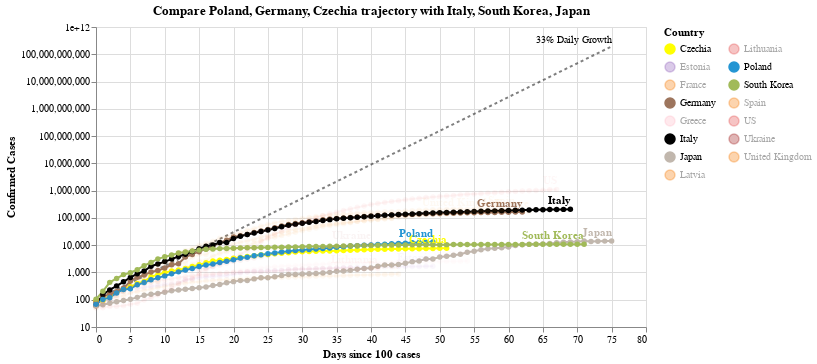

The notebook cell saved with this chart:
### Code cell
#hide_input
chart2 = make_since_chart(['Poland', 'Germany', 'Czechia'])
chart2

### Figure 1 — Vega-Lite specification as saved in the notebook (floating-point values rounded to 4 significant figures; data arrays with more than 128 entries replaced by an {"elided": "..."} marker saying what was removed)
{"config": {"view": {"continuousWidth": 400, "continuousHeight": 300}}, "layer": [{"mark": {"type": "line", "color": "black", "opacity": 0.5, "strokeDash": [3, 3]}, "encoding": {"x": {"type": "quantitative", "field": "Days since 100 cases"}, "y": {"type": "quantitative", "field": "Confirmed Cases"}}}, {"mark": {"type": "text", "align": "right", "dy": -6, "fontSize": 10, "text": "33% Daily Growth"}, "encoding": {"x": {"type": "quantitative", "field": "Days since 100 cases"}, "y": {"type": "quantitative", "field": "Confirmed Cases"}}, "transform": [{"filter": "(datum['Days since 100 cases'] >= 75)"}]}, {"data": {"name": "data-8959463eff2244d0adf91ca3a3ffa43c"}, "mark": {"type": "line", "point": true}, "encoding": {"color": {"type": "nominal", "field": "Country", "legend": {"columns": 2}, "scale": {"domain": ["Czechia", "Estonia", "France", "Germany", "Greece", "Italy", "Japan", "Latvia", "Lithuania", "Poland", "South Korea", "Spain", "US", "Ukraine", "United Kingdom"], "range": ["yellow", "#9467bd", "#F58518", "#9D755D", "pink", "black", "#C1B7AD", "#F58518", "#E45756", "#2495D3", "#A1BA59", "#F58518", "#E45756", "brown", "#F58518"]}}, "opacity": {"condition": {"value": 1, "selection": "selector002"}, "value": 0.05}, "tooltip": [{"type": "nominal", "field": "Country"}, {"type": "temporal", "field": "Date"}, {"type": "quantitative", "field": "Confirmed Cases"}, {"type": "quantitative", "field": "Days since 100 cases"}], "x": {"type": "quantitative", "field": "Days since 100 cases"}, "y": {"type": "quantitative", "field": "Confirmed Cases", "scale": {"type": "log"}}}, "selection": {"selector002": {"type": "multi", "fields": ["Country"], "bind": "legend", "init": [{"Country": "Poland"}, {"Country": "Germany"}, {"Country": "Czechia"}, {"Country": "Italy"}, {"Country": "South Korea"}, {"Country": "Japan"}]}}, "width": 550}, {"data": {"name": "data-8959463eff2244d0adf91ca3a3ffa43c"}, "mark": {"type": "text", "align": "right", "dy": -8, "fontWeight": "bold"}, "encoding": {"color": {"type": "nominal", "field": "Country", "legend": {"columns": 2}, "scale": {"domain": ["Czechia", "Estonia", "France", "Germany", "Greece", "Italy", "Japan", "Latvia", "Lithuania", "Poland", "South Korea", "Spain", "US", "Ukraine", "United Kingdom"], "range": ["yellow", "#9467bd", "#F58518", "#9D755D", "pink", "black", "#C1B7AD", "#F58518", "#E45756", "#2495D3", "#A1BA59", "#F58518", "#E45756", "brown", "#F58518"]}}, "opacity": {"condition": {"value": 1, "selection": "selector002"}, "value": 0.05}, "text": {"type": "nominal", "field": "Country"}, "tooltip": [{"type": "nominal", "field": "Country"}, {"type": "temporal", "field": "Date"}, {"type": "quantitative", "field": "Confirmed Cases"}, {"type": "quantitative", "field": "Days since 100 cases"}], "x": {"type": "quantitative", "field": "Days since 100 cases"}, "y": {"type": "quantitative", "field": "Confirmed Cases", "scale": {"type": "log"}}}, "transform": [{"filter": "(datum['Date'] >= 1588291200000)"}], "width": 550}], "data": {"name": "data-3156aa4e0565c90d46ad54d9335eded4"}, "title": "Compare Poland, Germany, Czechia trajectory with Italy, South Korea, Japan", "$schema": "https://vega.github.io/schema/vega-lite/v4.0.2.json", "datasets": {"data-3156aa4e0565c90d46ad54d9335eded4": [{"Days since 100 cases": 0, "Confirmed Cases": 100.0}, {"Days since 100 cases": 1, "Confirmed Cases": 133.0}, {"Days since 100 cases": 2, "Confirmed Cases": 176.9}, {"Days since 100 cases": 3, "Confirmed Cases": 235.3}, {"Days since 100 cases": 4, "Confirmed Cases": 312.9}, {"Days since 100 cases": 5, "Confirmed Cases": 416.2}, {"Days since 100 cases": 6, "Confirmed Cases": 553.5}, {"Days since 100 cases": 7, "Confirmed Cases": 736.1}, {"Days since 100 cases": 8, "Confirmed Cases": 979.1}, {"Days since 100 cases": 9, "Confirmed Cases": 1302.0}, {"Days since 100 cases": 10, "Confirmed Cases": 1732.0}, {"Days since 100 cases": 11, "Confirmed Cases": 2303.0}, {"Days since 100 cases": 12, "Confirmed Cases": 3064.0}, {"Days since 100 cases": 13, "Confirmed Cases": 4074.0}, {"Days since 100 cases": 14, "Confirmed Cases": 5419.0}, {"Days since 100 cases": 15, "Confirmed Cases": 7207.0}, {"Days since 100 cases": 16, "Confirmed Cases": 9586.0}, {"Days since 100 cases": 17, "Confirmed Cases": 12750.0}, {"Days since 100 cases": 18, "Confirmed Cases": 16960.0}, {"Days since 100 cases": 19, "Confirmed Cases": 22550.0}, {"Days since 100 cases": 20, "Confirmed Cases": 29990.0}, {"Days since 100 cases": 21, "Confirmed Cases": 39890.0}, {"Days since 100 cases": 22, "Confirmed Cases": 53060.0}, {"Days since 100 cases": 23, "Confirmed Cases": 70560.0}, {"Days since 100 cases": 24, "Confirmed Cases": 93850.0}, {"Days since 100 cases": 25, "Confirmed Cases": 124800.0}, {"Days since 100 cases": 26, "Confirmed Cases": 166000.0}, {"Days since 100 cases": 27, "Confirmed Cases": 220800.0}, {"Days since 100 cases": 28, "Confirmed Cases": 293700.0}, {"Days since 100 cases": 29, "Confirmed Cases": 390600.0}, {"Days since 100 cases": 30, "Confirmed Cases": 519500.0}, {"Days since 100 cases": 31, "Confirmed Cases": 690900.0}, {"Days since 100 cases": 32, "Confirmed Cases": 918900.0}, {"Days since 100 cases": 33, "Confirmed Cases": 1222000.0}, {"Days since 100 cases": 34, "Confirmed Cases": 1625000.0}, {"Days since 100 cases": 35, "Confirmed Cases": 2162000.0}, {"Days since 100 cases": 36, "Confirmed Cases": 2875000.0}, {"Days since 100 cases": 37, "Confirmed Cases": 3824000.0}, {"Days since 100 cases": 38, "Confirmed Cases": 5086000.0}, {"Days since 100 cases": 39, "Confirmed Cases": 6764000.0}, {"Days since 100 cases": 40, "Confirmed Cases": 8996000.0}, {"Days since 100 cases": 41, "Confirmed Cases": 11970000.0}, {"Days since 100 cases": 42, "Confirmed Cases": 15910000.0}, {"Days since 100 cases": 43, "Confirmed Cases": 21170000.0}, {"Days since 100 cases": 44, "Confirmed Cases": 28150000.0}, {"Days since 100 cases": 45, "Confirmed Cases": 37440000.0}, {"Days since 100 cases": 46, "Confirmed Cases": 49790000.0}, {"Days since 100 cases": 47, "Confirmed Cases": 66230000.0}, {"Days since 100 cases": 48, "Confirmed Cases": 88080000.0}, {"Days since 100 cases": 49, "Confirmed Cases": 117100000.0}, {"Days since 100 cases": 50, "Confirmed Cases": 155800000.0}, {"Days since 100 cases": 51, "Confirmed Cases": 207200000.0}, {"Days since 100 cases": 52, "Confirmed Cases": 275600000.0}, {"Days since 100 cases": 53, "Confirmed Cases": 366600000.0}, {"Days since 100 cases": 54, "Confirmed Cases": 487500000.0}, {"Days since 100 cases": 55, "Confirmed Cases": 648400000.0}, {"Days since 100 cases": 56, "Confirmed Cases": 862400000.0}, {"Days since 100 cases": 57, "Confirmed Cases": 1147000000.0}, {"Days since 100 cases": 58, "Confirmed Cases": 1525000000.0}, {"Days since 100 cases": 59, "Confirmed Cases": 2029000000.0}, {"Days since 100 cases": 60, "Confirmed Cases": 2698000000.0}, {"Days since 100 cases": 61, "Confirmed Cases": 3589000000.0}, {"Days since 100 cases": 62, "Confirmed Cases": 4773000000.0}, {"Days since 100 cases": 63, "Confirmed Cases": 6348000000.0}, {"Days since 100 cases": 64, "Confirmed Cases": 8443000000.0}, {"Days since 100 cases": 65, "Confirmed Cases": 11230000000.0}, {"Days since 100 cases": 66, "Confirmed Cases": 14940000000.0}, {"Days since 100 cases": 67, "Confirmed Cases": 19860000000.0}, {"Days since 100 cases": 68, "Confirmed Cases": 26420000000.0}, {"Days since 100 cases": 69, "Confirmed Cases": 35140000000.0}, {"Days since 100 cases": 70, "Confirmed Cases": 46730000000.0}, {"Days since 100 cases": 71, "Confirmed Cases": 62150000000.0}, {"Days since 100 cases": 72, "Confirmed Cases": 82660000000.0}, {"Days since 100 cases": 73, "Confirmed Cases": 109900000000.0}, {"Days since 100 cases": 74, "Confirmed Cases": 146200000000.0}, {"Days since 100 cases": 75, "Confirmed Cases": 194500000000.0}], "data-8959463eff2244d0adf91ca3a3ffa43c": {"elided": "870 records"}}}
